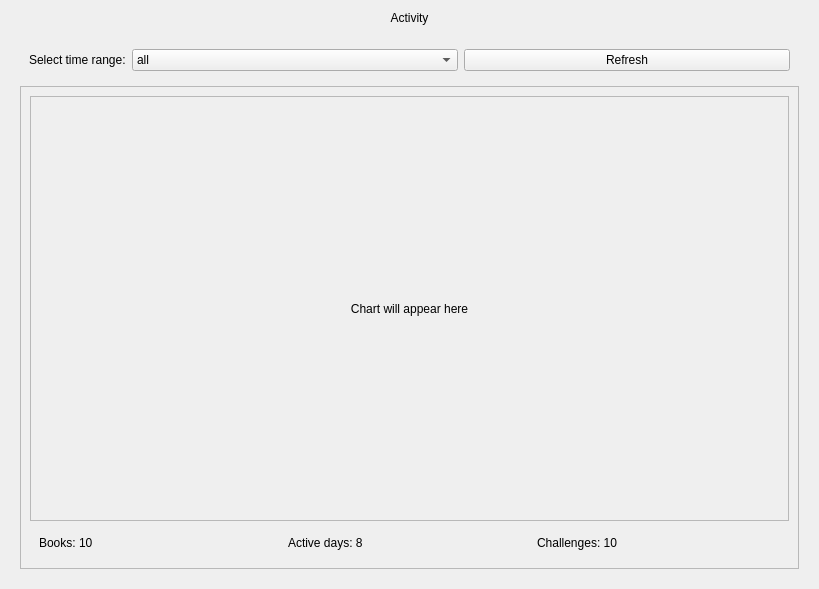
<?xml version="1.0" encoding="UTF-8"?>
<ui version="4.0">
 <class>ActivityView</class>
 <widget class="QWidget" name="ActivityView">
  <property name="geometry">
   <rect>
    <x>0</x>
    <y>0</y>
    <width>819</width>
    <height>589</height>
   </rect>
  </property>
  <property name="sizePolicy">
   <sizepolicy hsizetype="Expanding" vsizetype="Expanding">
    <horstretch>0</horstretch>
    <verstretch>0</verstretch>
   </sizepolicy>
  </property>
  <property name="windowTitle">
   <string>Form</string>
  </property>
  <layout class="QVBoxLayout" name="verticalLayout">
   <item>
    <widget class="QLabel" name="lbl_title">
     <property name="text">
      <string>Activity</string>
     </property>
     <property name="alignment">
      <set>Qt::AlignmentFlag::AlignCenter</set>
     </property>
    </widget>
   </item>
   <item>
    <widget class="QWidget" name="content_area" native="true">
     <property name="sizePolicy">
      <sizepolicy hsizetype="Expanding" vsizetype="Expanding">
       <horstretch>0</horstretch>
       <verstretch>0</verstretch>
      </sizepolicy>
     </property>
     <layout class="QVBoxLayout" name="verticalLayout_2">
      <item>
       <widget class="QFrame" name="frame_filters">
        <property name="sizePolicy">
         <sizepolicy hsizetype="Expanding" vsizetype="Fixed">
          <horstretch>0</horstretch>
          <verstretch>0</verstretch>
         </sizepolicy>
        </property>
        <layout class="QHBoxLayout" name="horizontalLayout" stretch="0,0,0">
         <item>
          <widget class="QLabel" name="lbl_info">
           <property name="sizePolicy">
            <sizepolicy hsizetype="Fixed" vsizetype="Preferred">
             <horstretch>0</horstretch>
             <verstretch>0</verstretch>
            </sizepolicy>
           </property>
           <property name="text">
            <string>Select time range:</string>
           </property>
          </widget>
         </item>
         <item>
          <widget class="QComboBox" name="cb_time_filter">
           <item>
            <property name="text">
             <string>all</string>
            </property>
           </item>
           <item>
            <property name="text">
             <string>week</string>
            </property>
           </item>
           <item>
            <property name="text">
             <string>month</string>
            </property>
           </item>
           <item>
            <property name="text">
             <string>year</string>
            </property>
           </item>
          </widget>
         </item>
         <item>
          <widget class="QPushButton" name="btn_refresh_activity">
           <property name="text">
            <string>Refresh</string>
           </property>
           <property name="icon">
            <iconset>
             <normaloff>../../assets/icons/refresh.svg</normaloff>../../assets/icons/refresh.svg</iconset>
           </property>
           <property name="checkable">
            <bool>false</bool>
           </property>
          </widget>
         </item>
        </layout>
       </widget>
      </item>
      <item>
       <widget class="QFrame" name="frame_activity_main">
        <property name="frameShape">
         <enum>QFrame::Shape::StyledPanel</enum>
        </property>
        <property name="frameShadow">
         <enum>QFrame::Shadow::Raised</enum>
        </property>
        <layout class="QVBoxLayout" name="verticalLayout_3">
         <item>
          <widget class="QFrame" name="activity_chart">
           <property name="sizePolicy">
            <sizepolicy hsizetype="Expanding" vsizetype="Expanding">
             <horstretch>0</horstretch>
             <verstretch>0</verstretch>
            </sizepolicy>
           </property>
           <property name="frameShape">
            <enum>QFrame::Shape::StyledPanel</enum>
           </property>
           <property name="frameShadow">
            <enum>QFrame::Shadow::Raised</enum>
           </property>
           <layout class="QVBoxLayout" name="verticalLayout_4" stretch="0,1">
            <item>
             <widget class="QLabel" name="lbl_chart_placeholder">
              <property name="text">
               <string>Chart will appear here</string>
              </property>
              <property name="alignment">
               <set>Qt::AlignmentFlag::AlignCenter</set>
              </property>
             </widget>
            </item>
           </layout>
          </widget>
         </item>
         <item>
          <widget class="QFrame" name="frame_metrics">
           <property name="sizePolicy">
            <sizepolicy hsizetype="Expanding" vsizetype="Fixed">
             <horstretch>0</horstretch>
             <verstretch>0</verstretch>
            </sizepolicy>
           </property>
           <layout class="QHBoxLayout" name="horizontalLayout_2" stretch="1,1,1">
            <item>
             <widget class="QLabel" name="lbl_books_count">
              <property name="text">
               <string>Books: 10</string>
              </property>
             </widget>
            </item>
            <item>
             <widget class="QLabel" name="lbl_active_days">
              <property name="text">
               <string>Active days: 8</string>
              </property>
             </widget>
            </item>
            <item>
             <widget class="QLabel" name="lbl_challenges">
              <property name="text">
               <string>Challenges: 10</string>
              </property>
             </widget>
            </item>
           </layout>
          </widget>
         </item>
        </layout>
       </widget>
      </item>
     </layout>
    </widget>
   </item>
  </layout>
 </widget>
 <resources/>
 <connections/>
</ui>
